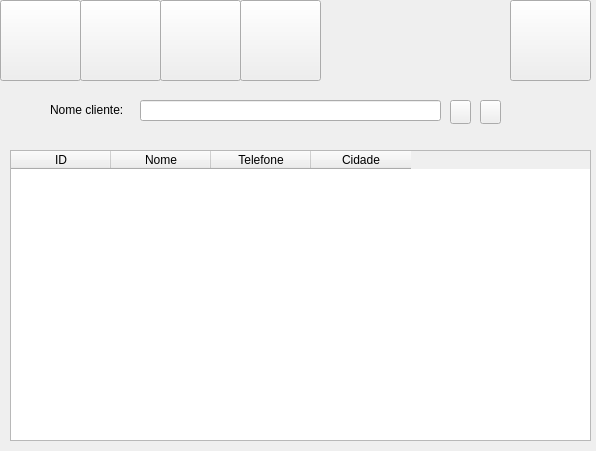
<?xml version="1.0" encoding="UTF-8"?>
<ui version="4.0">
 <class>formCliente</class>
 <widget class="QWidget" name="formCliente">
  <property name="geometry">
   <rect>
    <x>0</x>
    <y>0</y>
    <width>596</width>
    <height>451</height>
   </rect>
  </property>
  <property name="windowTitle">
   <string>Form</string>
  </property>
  <widget class="QPushButton" name="bt_adicionar">
   <property name="geometry">
    <rect>
     <x>0</x>
     <y>0</y>
     <width>81</width>
     <height>81</height>
    </rect>
   </property>
   <property name="toolTip">
    <string>&lt;html&gt;&lt;head/&gt;&lt;body&gt;&lt;p&gt;&lt;br/&gt;&lt;/p&gt;&lt;/body&gt;&lt;/html&gt;</string>
   </property>
   <property name="styleSheet">
    <string notr="true">image: url(:/icon_adicionar/Icons/adicionar.png)</string>
   </property>
   <property name="text">
    <string/>
   </property>
  </widget>
  <widget class="QPushButton" name="bt_alterar">
   <property name="geometry">
    <rect>
     <x>80</x>
     <y>0</y>
     <width>81</width>
     <height>81</height>
    </rect>
   </property>
   <property name="toolTip">
    <string>&lt;html&gt;&lt;head/&gt;&lt;body&gt;&lt;p&gt;&lt;br/&gt;&lt;/p&gt;&lt;/body&gt;&lt;/html&gt;</string>
   </property>
   <property name="styleSheet">
    <string notr="true">image: url(:/icon_alterar/Icons/alterar.png)</string>
   </property>
   <property name="text">
    <string/>
   </property>
  </widget>
  <widget class="QPushButton" name="bt_consultar">
   <property name="geometry">
    <rect>
     <x>160</x>
     <y>0</y>
     <width>81</width>
     <height>81</height>
    </rect>
   </property>
   <property name="toolTip">
    <string>&lt;html&gt;&lt;head/&gt;&lt;body&gt;&lt;p&gt;&lt;br/&gt;&lt;/p&gt;&lt;/body&gt;&lt;/html&gt;</string>
   </property>
   <property name="styleSheet">
    <string notr="true">image: url(:/icon_consultar/Icons/consultar.png)</string>
   </property>
   <property name="text">
    <string/>
   </property>
  </widget>
  <widget class="QPushButton" name="bt_excluir">
   <property name="geometry">
    <rect>
     <x>240</x>
     <y>0</y>
     <width>81</width>
     <height>81</height>
    </rect>
   </property>
   <property name="toolTip">
    <string>&lt;html&gt;&lt;head/&gt;&lt;body&gt;&lt;p&gt;&lt;br/&gt;&lt;/p&gt;&lt;/body&gt;&lt;/html&gt;</string>
   </property>
   <property name="styleSheet">
    <string notr="true">image: url(:/icon_excluir/Icons/excluir.png)</string>
   </property>
   <property name="text">
    <string/>
   </property>
  </widget>
  <widget class="QPushButton" name="bt_retornar">
   <property name="geometry">
    <rect>
     <x>510</x>
     <y>0</y>
     <width>81</width>
     <height>81</height>
    </rect>
   </property>
   <property name="toolTip">
    <string>&lt;html&gt;&lt;head/&gt;&lt;body&gt;&lt;p&gt;&lt;br/&gt;&lt;/p&gt;&lt;/body&gt;&lt;/html&gt;</string>
   </property>
   <property name="styleSheet">
    <string notr="true">image: url(:/icon_retornar/Icons/retornar.png)</string>
   </property>
   <property name="text">
    <string/>
   </property>
  </widget>
  <widget class="QPushButton" name="bt_pesquisar">
   <property name="geometry">
    <rect>
     <x>450</x>
     <y>100</y>
     <width>21</width>
     <height>24</height>
    </rect>
   </property>
   <property name="styleSheet">
    <string notr="true">image: url(:/icon_pesquisar/Icons/pesquisar.png)</string>
   </property>
   <property name="text">
    <string/>
   </property>
  </widget>
  <widget class="QTableWidget" name="tb_cliente">
   <property name="geometry">
    <rect>
     <x>10</x>
     <y>150</y>
     <width>581</width>
     <height>291</height>
    </rect>
   </property>
   <column>
    <property name="text">
     <string>ID</string>
    </property>
   </column>
   <column>
    <property name="text">
     <string>Nome</string>
    </property>
   </column>
   <column>
    <property name="text">
     <string>Telefone</string>
    </property>
   </column>
   <column>
    <property name="text">
     <string>Cidade</string>
    </property>
   </column>
  </widget>
  <widget class="QLabel" name="lb_nomeCliente">
   <property name="geometry">
    <rect>
     <x>50</x>
     <y>100</y>
     <width>81</width>
     <height>20</height>
    </rect>
   </property>
   <property name="text">
    <string>Nome cliente:</string>
   </property>
  </widget>
  <widget class="QLineEdit" name="txt_nomeCliente">
   <property name="geometry">
    <rect>
     <x>140</x>
     <y>100</y>
     <width>301</width>
     <height>21</height>
    </rect>
   </property>
  </widget>
  <widget class="QPushButton" name="bt_pesquisarGeral">
   <property name="geometry">
    <rect>
     <x>480</x>
     <y>100</y>
     <width>21</width>
     <height>24</height>
    </rect>
   </property>
   <property name="styleSheet">
    <string notr="true">image: url(:/icon_geral/Icons/filtro.png)</string>
   </property>
   <property name="text">
    <string/>
   </property>
  </widget>
 </widget>
 <resources>
  <include location="icon_geral.qrc"/>
  <include location="icon_adicionar.qrc"/>
  <include location="icon_pesquisar.qrc"/>
  <include location="icon_retornar.qrc"/>
  <include location="icon_excluir.qrc"/>
  <include location="icon_consultar.qrc"/>
  <include location="icon_alterar.qrc"/>
 </resources>
 <connections/>
</ui>
